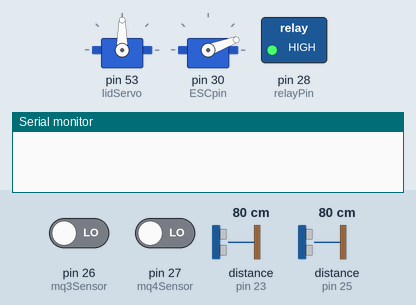
Recording of a sketch running on a simulated Arduino Mega 2560, built with avr-gcc and run on an emulated ATmega2560. On the bench: 2 × servo, switched loads named in the sketch (green lamp = pin HIGH), the last lines printed to the serial monitor. Wiring (inferred from the names in the program): 2 × ultrasonic range finder: trigger pin 22, echo pin 23 / trigger pin 24, echo pin 25. The test bench sets the inputs (shaded band); at power-on: distance to the obstacle (sensors on pin 23, pin 25) 80 cm, pin 26 (mq3Sensor) LOW, pin 27 (mq4Sensor) LOW. The echo pulse lasts 58.3 µs per cm; pins used as bus, display or sensor lines are not drawn.

Above: at 6.2 s.
6.3 s: distance to the obstacle (sensor on pin 23) set to 12 cm
7.8 s: distance to the obstacle (sensor on pin 23) set to 9 cm
At 8.02 s:
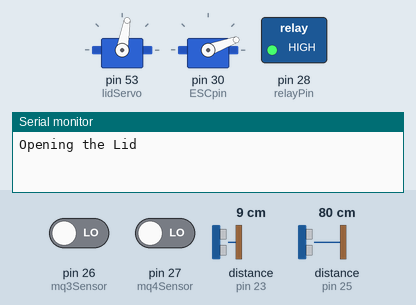
9.7 s: distance to the obstacle (sensor on pin 23) set to 18 cm
At 10.01 s:
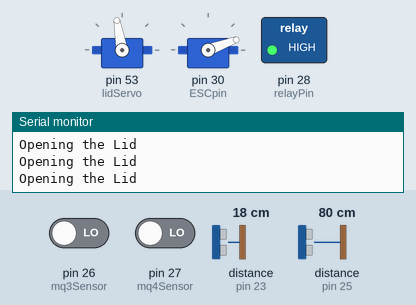
11.7 s: distance to the obstacle (sensor on pin 25) set to 2 cm
At 29.6 s:
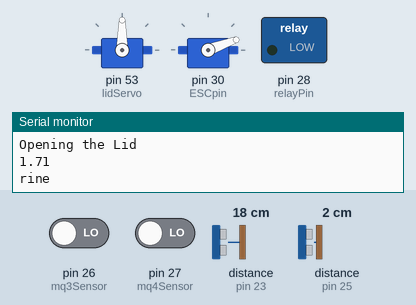
Timing chart, 0 to 30.0 s (numbered marks = the images above; inputs shaded):
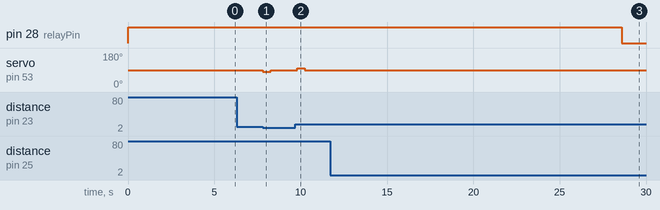

Measured:
- after the input at 6.3 s, every drawn part: stays the same
- after the input at 7.8 s, servo on pin 53 (lidServo): 90° → 80° at once, → 90° 0.45 s later
- after the input at 9.7 s, servo on pin 53 (lidServo): 90° → 100° after 0.09 s, → 90° 0.45 s later
- after the input at 11.7 s, pin 28 (relayPin): HIGH → LOW after 16.9 s

The sketch:

MainMega.ino
```cpp
#include<Servo.h>
#include <Arduino.h>

Servo servo;
Servo ESC;

bool isOpen = false;
bool escbool = false;
float time = 0;
const int maxTime = 7;

const int minlvl = 10;
const int sealLoop = 42;
const int pushLoop = 37;

//Part 3 Definition
int lidUltrasonicTrig = 22;
int lidUltrasonicEcho = 23;
int lvlUltrasonicTrig = 24;
int lvlUltrasonicEcho = 25;
int mq3Sensor = 26;
int mq4Sensor = 27;
int relayPin = 28;
int ESCsignal = 29;

int ESCpin = 30;
int lidServo = 53;
int sealingStepperStep = 2;
int sealingStepperDir = 5;
int sealingStepperEnable = 8;
int pushingStepperStep = 3;
int pushingStepperDir = 6;
int pushingStepperEnable = 9;

void servoOpen() {
  time = 0.001;
  Serial.println("Opening the Lid");
  if (!isOpen){
    servo.write(80); // to run continuous Servo Motor <90 pwm runs the motor Clockwise; 0 = max speed
    delay(450);// time delay enough to open the lid 70
    servo.write(90); // 90 pwm to stop the motor
    isOpen = true;
  }
}

void servoClose() {
  time = 0;
  servo.write(100);// >90 pwm to run the motor anticlockwise; 180 = max speed
  delay(450);
  servo.write(90);
  isOpen = false;
}

void runSensors(){
  int alc = digitalRead(mq3Sensor);
  int met = digitalRead(mq4Sensor);
  if (alc > 440){
    //light LED
  }
}

float getDist(int Trig,int Echo){
  digitalWrite(Trig, LOW);
  delayMicroseconds(2);
  digitalWrite(Trig, HIGH);
  delayMicroseconds(10);
  digitalWrite(Trig, LOW);
  float dur = pulseIn(Echo, HIGH);
  float dist = (dur*0.0345) / 2;
  return dist;
}

void runStepper(int step, int distance)
{
  for (int i = 0; i < distance * 200; i++) { // 200 steps per revolution; Number of Revolutions to be calulated
            digitalWrite(step, HIGH);
            delayMicroseconds(1000); // Adjust speed by changing the delay
            digitalWrite(step, LOW);
            delayMicroseconds(1000);
        }
}

void nichrome(){
  Serial.println("Object detected within 20 cm! Turning on relay for 5 seconds.");
  digitalWrite(relayPin, LOW); // Active low signal
  delay(5000);
  digitalWrite(relayPin, HIGH); // Turn off the relay after 5 seconds
}

void setup() {
  Serial.begin(9600);
  servo.attach(lidServo);//attaching the servo
  servo.write(90);
  pinMode(lidUltrasonicTrig, OUTPUT);
  pinMode(lidUltrasonicEcho, INPUT);
  pinMode(lvlUltrasonicTrig, OUTPUT);
  pinMode(lvlUltrasonicEcho, INPUT);
  pinMode(mq3Sensor, INPUT);
  pinMode(mq4Sensor, INPUT);
  pinMode(relayPin, OUTPUT);
  digitalWrite(relayPin, HIGH); // Turn off relay initially
  pinMode(sealingStepperStep, OUTPUT);
  pinMode(pushingStepperDir, OUTPUT);
  pinMode(sealingStepperEnable, OUTPUT);
  digitalWrite(sealingStepperEnable, LOW);
  digitalWrite(pushingStepperDir, LOW);
  pinMode(ESCsignal, INPUT);
  ESC.attach(ESCpin);
  delay(1);
  ESC.write(20);
  delay(5000);
}

void loop() {
  // put your main code here, to run repeatedly:
  float dist = getDist(lidUltrasonicTrig, lidUltrasonicEcho);

  if (dist < 10){
    runSensors();
    servoOpen();
  }
  else if (time !=0 ){
    time += 0.5;
  }
  if (time >= maxTime){
    servoClose();
  }
  float lvlDist = getDist(lvlUltrasonicTrig, lvlUltrasonicEcho);
  if ((lvlDist<22) && (!isOpen) && lvlDist>0){
    Serial.println(lvlDist);
    Serial.print("rine");
    runStepper(sealingStepperStep,sealLoop);
    digitalWrite(relayPin, LOW);
    delay(20000);
    digitalWrite(sealingStepperDir, !digitalRead(sealingStepperDir));
    digitalWrite(relayPin, HIGH);
    runStepper(sealingStepperStep, sealLoop);
    digitalWrite(sealingStepperDir, !digitalRead(sealingStepperDir));
    delay(10000);
    //run relay
    //push
    Serial.println("Running Lower Motor");
    runStepper(pushingStepperStep, pushLoop);
    delay(1000);
    digitalWrite(pushingStepperDir, !digitalRead(pushingStepperDir));
    runStepper(pushingStepperStep, pushLoop);
    digitalWrite(pushingStepperDir, !digitalRead(pushingStepperDir));
    delay(1000);
    Serial.print("RUNNING ESC");
    escbool = false;
  }
  else{
    //Serial.println("No object detected within 20 cm.");
    digitalWrite(relayPin, HIGH); // Turn off the relay
  }
  if (escbool)
  {
    Serial.print("RUNNING ESC");
    delay(7500);
    ESC.write(80);
    delay(6 * 1000);// run fan for 6 secs
    escbool = true;
  }
  else
  {
    ESC.write(20);
  }
}
```
